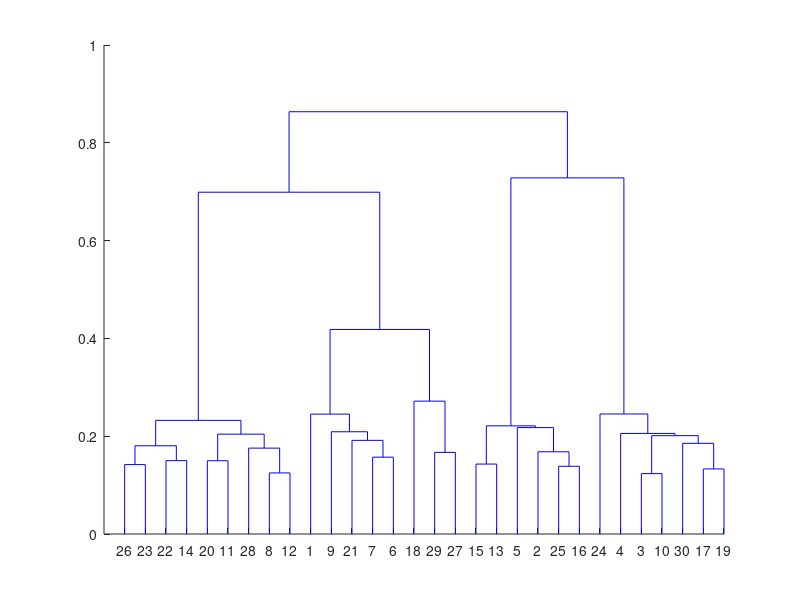

This chart was generated by the following MATLAB code: (Note: this script raises an error after producing the figure.)
clc;
clear;
rng(100);
ID = "S4035593";
data = load('cluster_data.mat');
data = cell2mat(struct2cell(data));
t = 0.1;
x = data(:,1);
y = data(:,2);

figure
Y = pdist(data);
Z = linkage(Y, 'average'); 
T = cluster(Z,'maxclust',99);
cutoff = median([Z(end-2,3) Z(end-1,3)]);
dendrogram(Z,'ColorThreshold',cutoff)
title("["+ID + " ]Dengogram (Average)")

figure
Y = pdist(data);
Z = linkage(Y, 'complete'); 
T = cluster(Z,'maxclust',99);
cutoff = median([Z(end-2,3) Z(end-1,3)]);
dendrogram(Z,'ColorThreshold',cutoff)
title("["+ID + " ]Dengogram (Max)")

figure
Y = pdist(data);
Z = linkage(Y, 'single'); 
T = cluster(Z,'maxclust',99);
cutoff = median([Z(end-2,3) Z(end-1,3)]);
dendrogram(Z,'ColorThreshold',cutoff)
title("["+ID + " ]Dengogram (min)")